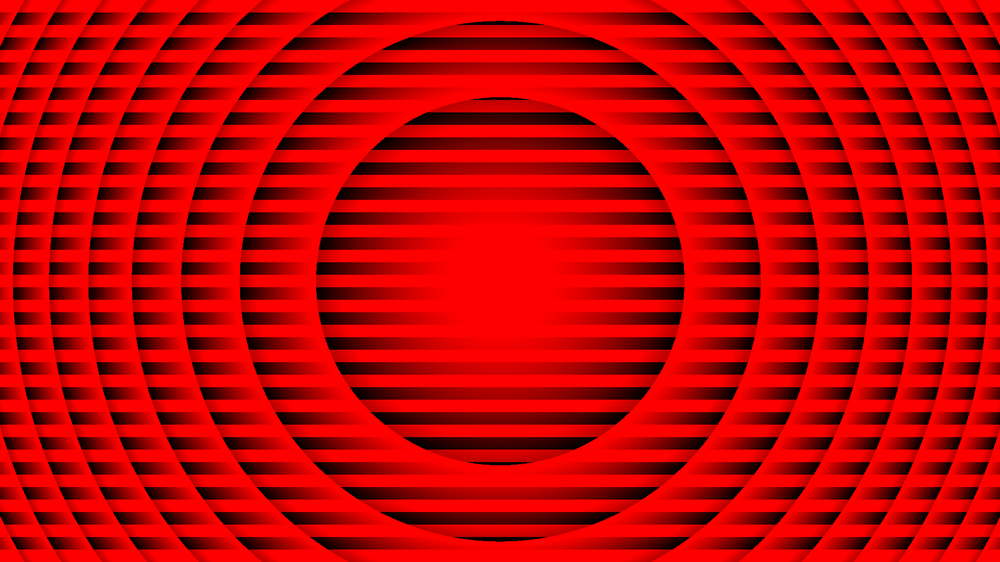
#> input picture RGB_binary_cali_lens/CrossTalk/R__184(V)_p48.png, 1000 x 562 px, shrunk from 1920 x 1080 before the run, found by its file name
$ python Combined_Two.py
#> lines starting #> are read from the running program, lines starting #| are printed output that depends on the picture
# -*- coding: utf-8 -*-
"""
Created on Wed Feb 14 11:28:11 2024

@author: SG
"""

from PIL import Image
import numpy as np
import matplotlib.pyplot as plt

im_rh=plt.imread("C:/Users/Laboratorio/MakeHologram/RGB_binary_cali_lens/CrossTalk/R__184(V)_p48.png")
#> im_rh is the input picture: shape (562, 1000, 3) float32; mean R, G, B 0.765, 0, 0
im_gh=plt.imread("C:/Users/Laboratorio/MakeHologram/RGB_binary_cali_lens/CrossTalk/G__136(H)_p48.png")
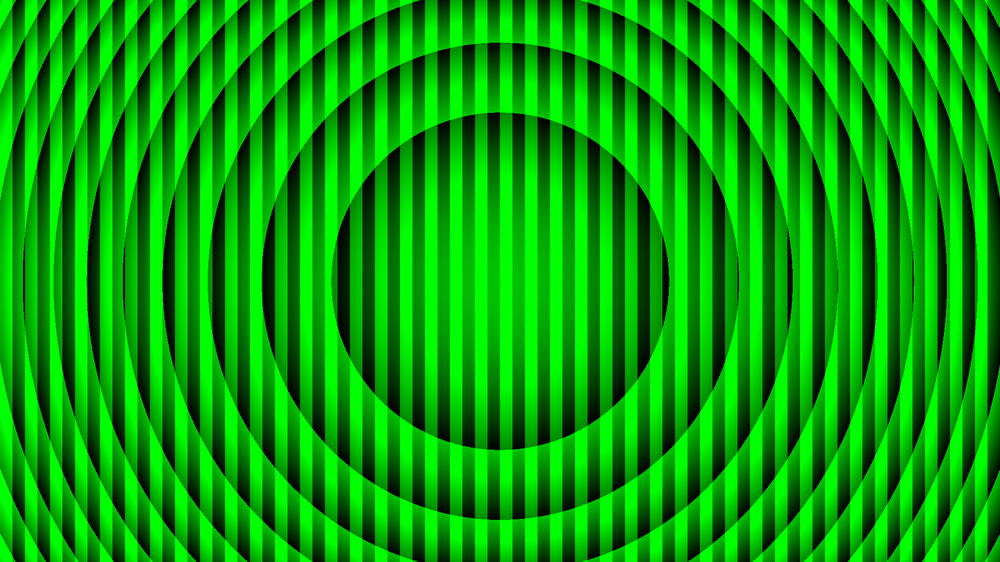
#> input picture RGB_binary_cali_lens/CrossTalk/G__136(H)_p48.png, 1000 x 562 px, shrunk from 1920 x 1080 before the run, found by its file name
#> im_gh is the input picture: shape (562, 1000, 3) float32; mean R, G, B 0, 0.624, 0
im_bh=plt.imread("C:/Users/Laboratorio/MakeHologram/RGB_binary_cali_lens/CrossTalk/B__80(D)_p48.png")
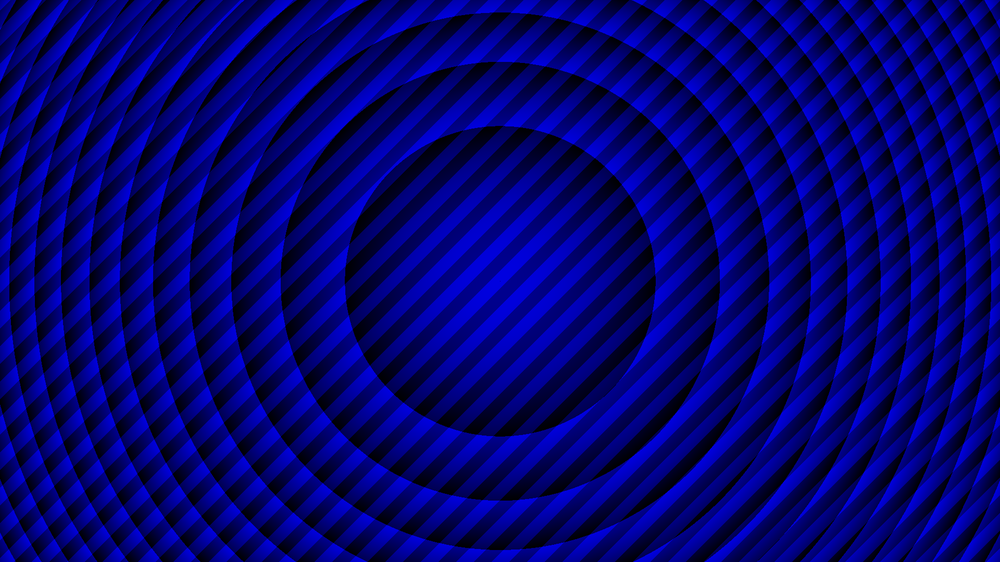
#> input picture RGB_binary_cali_lens/CrossTalk/B__80(D)_p48.png, 1000 x 562 px, shrunk from 1920 x 1080 before the run, found by its file name
#> im_bh is the input picture: shape (562, 1000, 3) float32; mean R, G, B 0, 0, 0.444
im_rh_array = np.array(im_rh)*255
im_gh_array = np.array(im_gh)*255
im_bh_array = np.array(im_bh)*255
"""RG"""
im_new_array = np.zeros_like(im_rh_array)
im_new_array[:,:,0] = im_rh_array[:,:,0]
im_new_array[:,:,1] = im_gh_array[:,:,1]
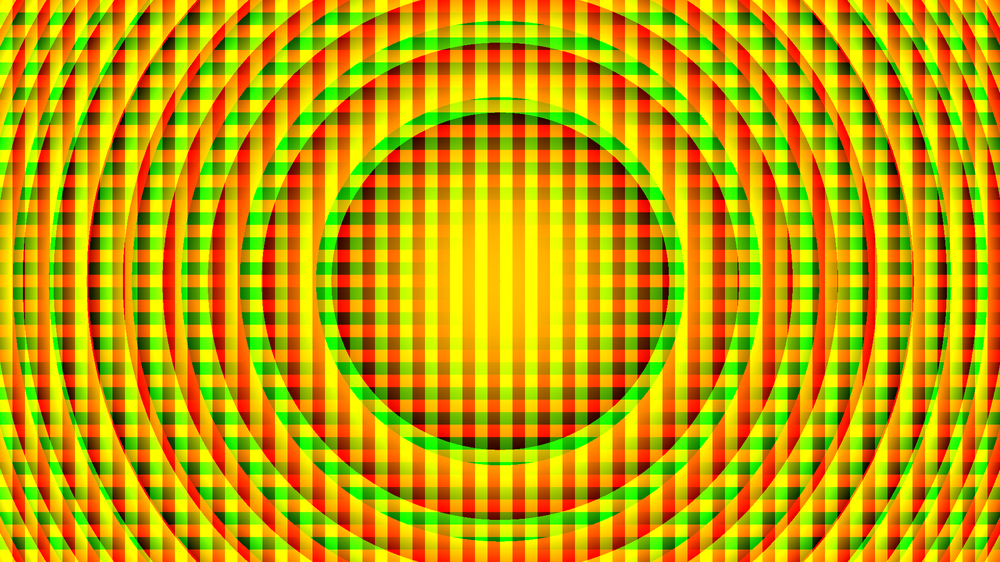
#> im_new_array: shape (562, 1000, 3) float32; mean R, G, B 195.5, 159.3, 0

im_new_array = im_new_array.astype(np.uint8)

im_new = Image.fromarray(im_new_array)
im_new.save('RV_GH.tif')
im_new.show()

"""RB"""
im_new_rb = np.zeros_like(im_rh_array)
im_new_rb[:,:,0] = im_rh_array[:,:,0]
im_new_rb[:,:,2] = im_bh_array[:,:,2]
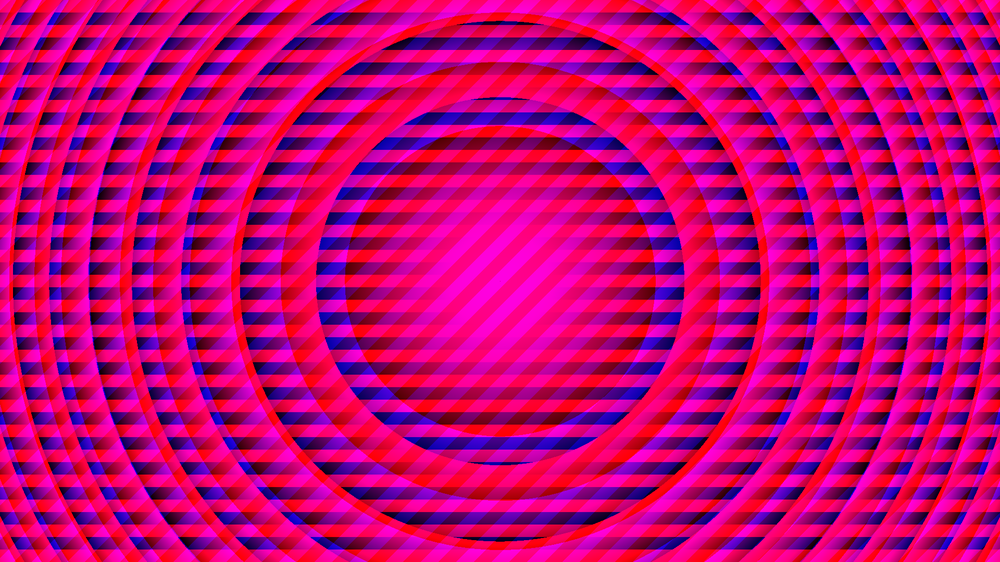
#> im_new_rb: shape (562, 1000, 3) float32; mean R, G, B 195.5, 0, 113.2

im_new_rb = im_new_rb.astype(np.uint8)

im_new_rb= Image.fromarray(im_new_rb)
im_new_rb.save('RV_BD.tif')
im_new_rb.show()

"""GB"""
im_new_gb = np.zeros_like(im_rh_array)
im_new_gb[:,:,1] = im_gh_array[:,:,1]
im_new_gb[:,:,2] = im_bh_array[:,:,2]
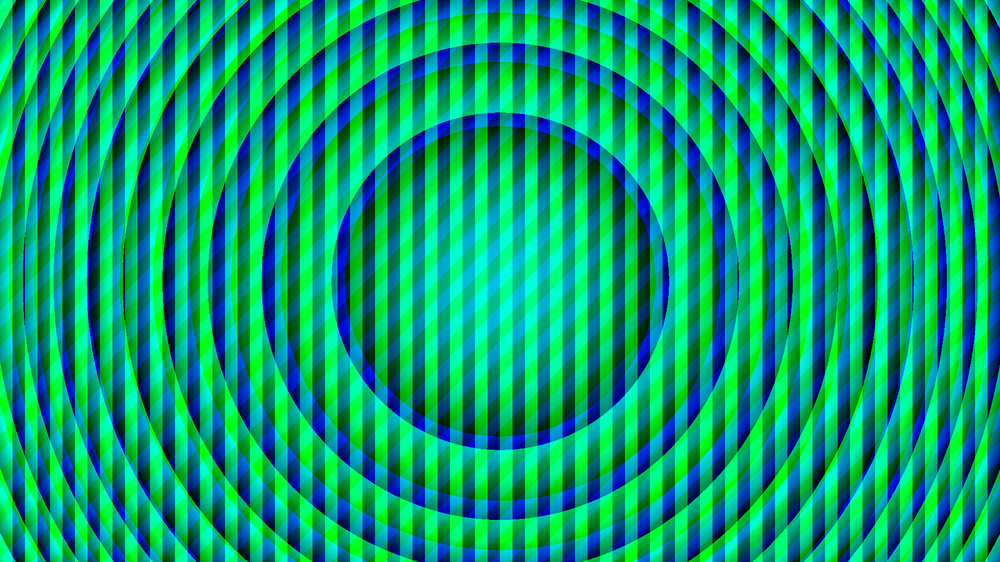
#> im_new_gb: shape (562, 1000, 3) float32; mean R, G, B 0, 159.3, 113.2

im_new_gb = im_new_gb.astype(np.uint8)

im_new_gb = Image.fromarray(im_new_gb)
im_new_gb.save('GH_BD.tif')
im_new_gb.show()
